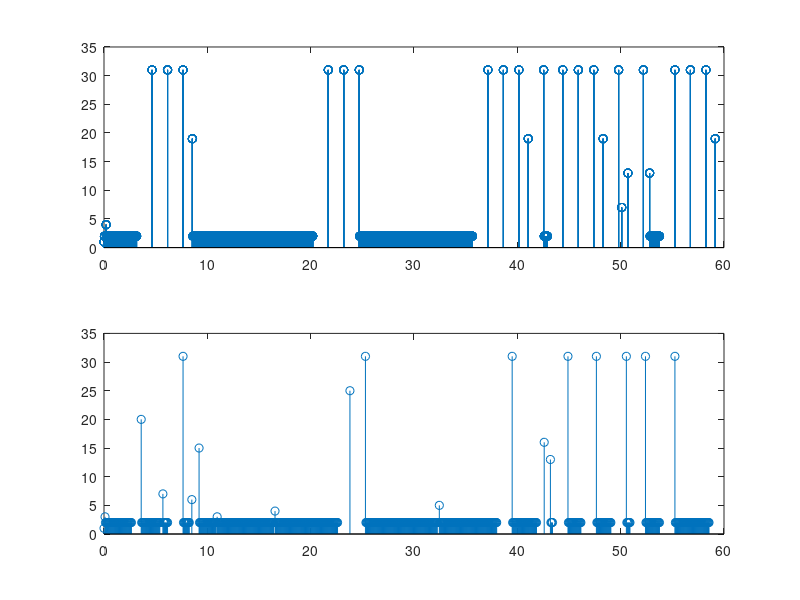

MATLAB code to generate this figure:
load('0_result.mat')
x1=Event_t1;
x2=Event_k1;
d0=6034;
s0=0;
for i=1:1:d0
    s0=s0+Event_k1(i);
end
a0=s0/d0
figure();
subplot(2,1,1)
stem(x1,x2);

% load('1_result.mat')
% y1=Event_t2;
% y2=Event_k2;
% d1=6672;
% s1=0;
% for i=1:1:d1
%     s1=s1+Event_k2(i);
% end
% a1=s1/d1
% subplot(5,1,2)
% stem(y1,y2);

% load('3_result.mat')
% z1=Event_t3;
% z2=Event_k3;
% d3=975;
% s3=0;
% for i=1:1:d3
%     s3=s3+Event_k3(i);
% end
% a3=s3/d3
% subplot(5,1,3)
% stem(z1,z2);

load('4_result.mat')
u1=Event_t4;
u2=Event_k4;
d4=845;
s4=0;
for i=1:1:d4
    s4=s4+Event_k4(i);
end
a4=s4/d4
subplot(2,1,2)
stem(u1,u2);

% load('5_result.mat')
% p1=Event_t5;
% p2=Event_k5;
% d5=1042;
% s5=0;
% for i=1:1:d5
%     s5=s5+Event_k5(i);
% end
% a5=s5/d5
% subplot(5,1,5)
% stem(p1,p2);
% 
% A=(a0+a1+a3+a4+a5)/5